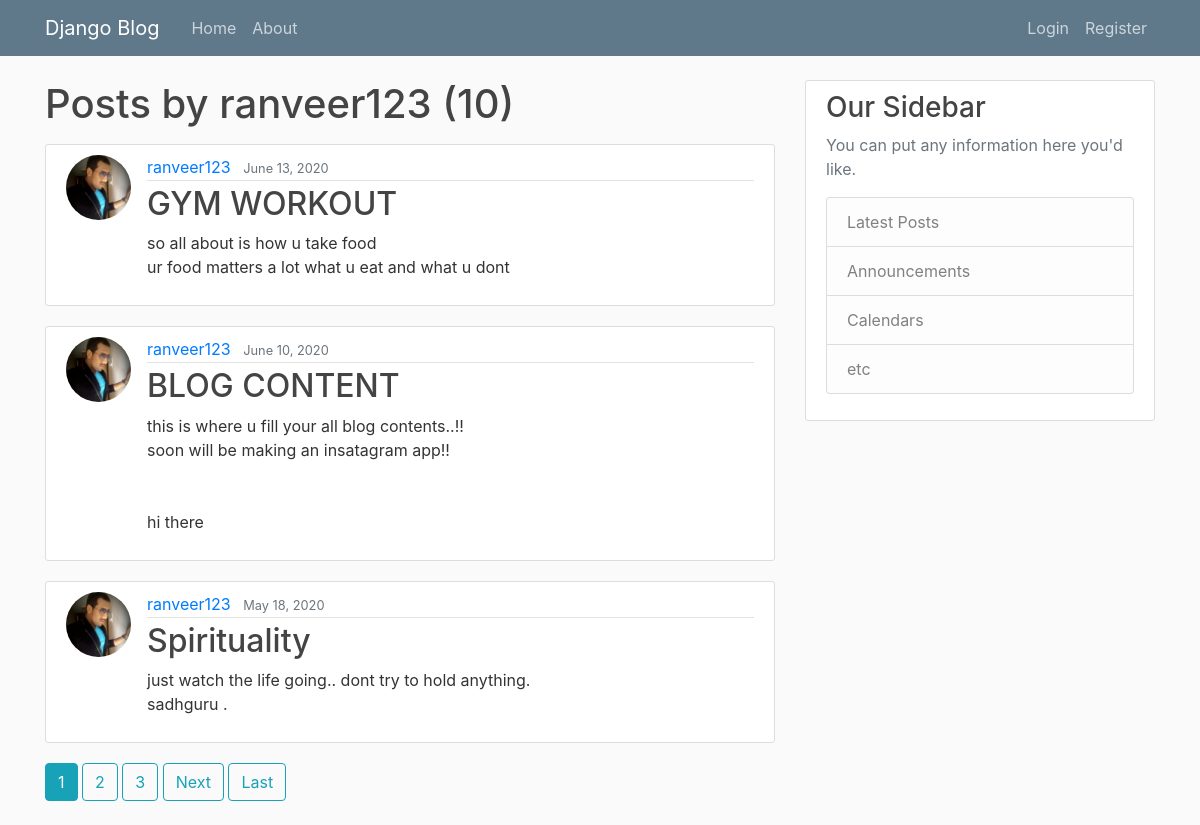
The page /user/ranveer123 on the database its author committed.
### blog/models.py (models this page shows, shortened)
class Post(models.Model):
    title = models.CharField(max_length=100)
    content = models.TextField()
    date_posted = models.DateTimeField(default=timezone.now)
    author = models.ForeignKey(User, on_delete=models.CASCADE)

### users/models.py (models this page shows, shortened)
class Profile(models.Model):
    user = models.OneToOneField(User, on_delete=models.CASCADE)
    image = models.ImageField(default='default.jpg', upload_to='profile_pics')

### blog/views.py (the view)
# urls.py: path('user/<str:username>', UserPostListView.as_view(), name='user-posts'),
class UserPostListView(ListView):
    model = Post
    template_name = 'blog/user_posts.html'
    context_object_name = 'posts'
    paginate_by = 3
    def get_queryset(self):
        user = get_object_or_404(User, username=self.kwargs.get('username'))
        return Post.objects.filter(author=user).order_by('-date_posted')

### blog/templates/blog/user_posts.html (shortened to what this page needs)
{% extends "blog/base.html" %}
{% block content %}
   <h1 class="mb-3">Posts by {{ view.kwargs.username }} ({{ page_obj.paginator.count }})</h1>
  {% for post in posts %}
      <article class="media content-section">
        <img class="rounded-circle article-img" src="{{ post.author.profile.image.url }}">
        <div class="media-body">
          <div class="article-metadata">
            <a class="mr-2" href="{% url 'user-posts' post.author.username %}">{{ post.author }}</a>
            <small class="text-muted">{{ post.date_posted|date:"F d, Y" }}</small>
          </div>
            <h2><a class="article-title" href="{% url 'post-detail' post.id %}">{{ post.title }}</a></h2>
             <p class="article-content">{{ post.content }}</p>
        </div>
      </article>
  {% endfor %}
   {% if is_paginated %}
      {% for num in page_obj.paginator.page_range %}
          {% if page_obj.number == num %}
             <a class="btn btn-info mb-4 " href="?page={{ num }}">{{ num }}</a>
          {% elif num > page_obj.number|add:'-3' and num < page_obj.number|add:'3' %}
                <a class="btn btn-outline-info mb-4 " href="?page={{ num }}">{{ num }}</a>
          {% endif %}
      {% endfor %}
      {% if page_obj.has_next %}
          <a class="btn btn-outline-info mb-4" href="?page={{ page_obj.next_page_number }}">Next</a>
          <a class="btn btn-outline-info mb-4" href="?page={{ page_obj.paginator.num_pages }}">Last</a>
      {% endif %}
   {% endif %}
{% endblock content %}

### blog/static/blog/main.css (style rules this page uses)
body { background: #fafafa; color: #333333; margin-top: 5rem; }
h1, h2, h3, h4, h5, h6 { color: #444444; }
.content-section { background: #ffffff; padding: 10px 20px; border: 1px solid #dddddd; border-radius: 3px; margin-bottom: 20px; }
.article-title { color: #444444; }
.article-content { white-space: pre-line; }
.article-img { height: 65px; width: 65px; margin-right: 16px; }
.article-metadata { padding-bottom: 1px; margin-bottom: 4px; border-bottom: 1px solid #e3e3e3 }

### rows shown on the page
Post: author.profile.image (picture), author "ranveer123", date_posted "June 13, 2020", title "GYM WORKOUT", content "so all about is how u take food ur food matters a lot what u eat and what u dont"
Post: author.profile.image (picture), author "ranveer123", date_posted "June 10, 2020", title "BLOG CONTENT", content "this is where u fill your all blog contents..!! soon will be making an insatagram app!! hi there"
Post: author.profile.image (picture), author "ranveer123", date_posted "May 18, 2020", title "Spirituality", content "just watch the life going.. dont try to hold anything. sadhguru ."

### other values the page prints
{{ view.kwargs.username }} "ranveer123"
{{ page_obj.paginator.count }} "10"
{{ num }} "1"
{{ num }} "2" "3"
